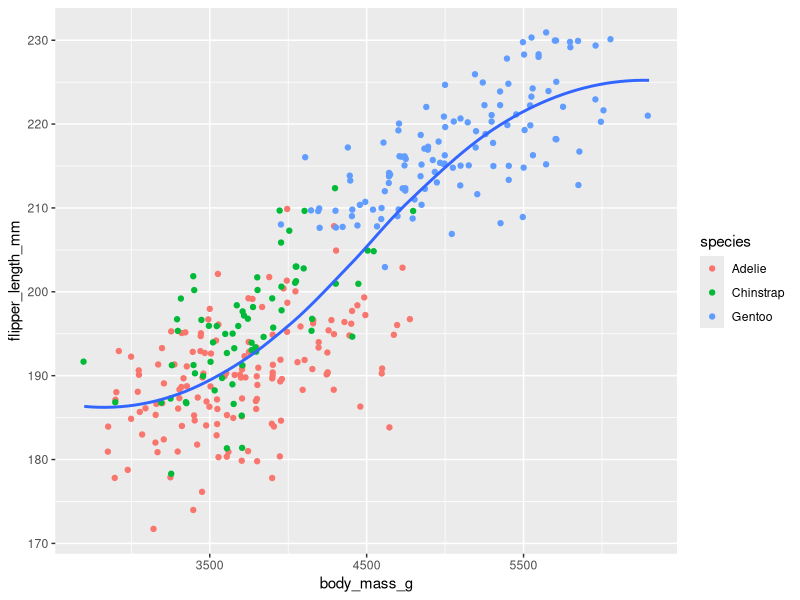
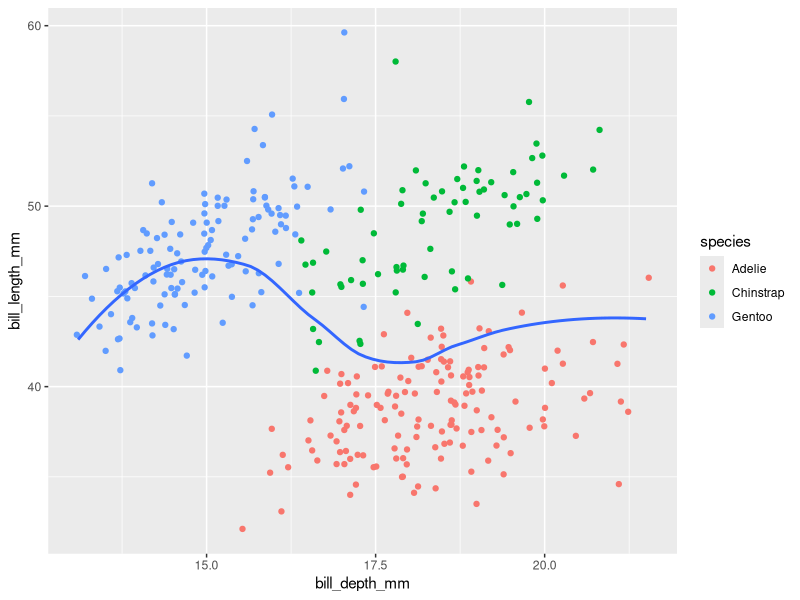
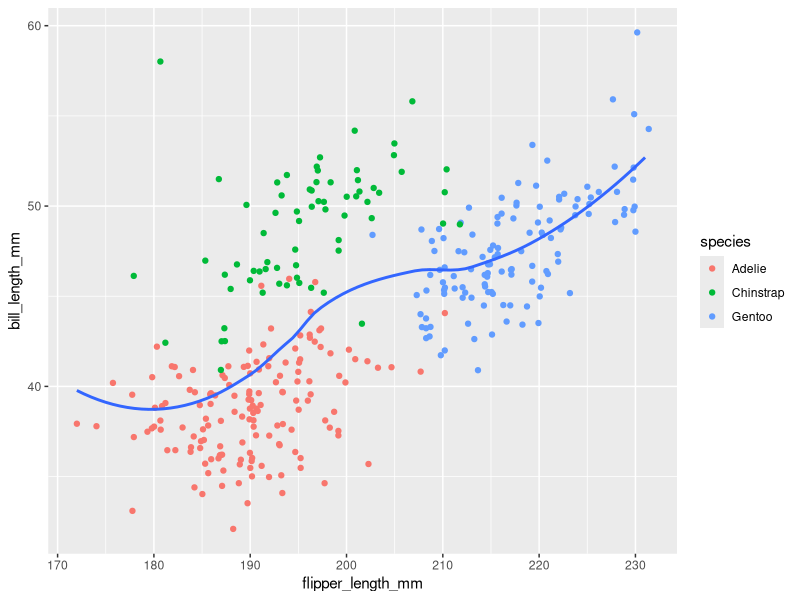
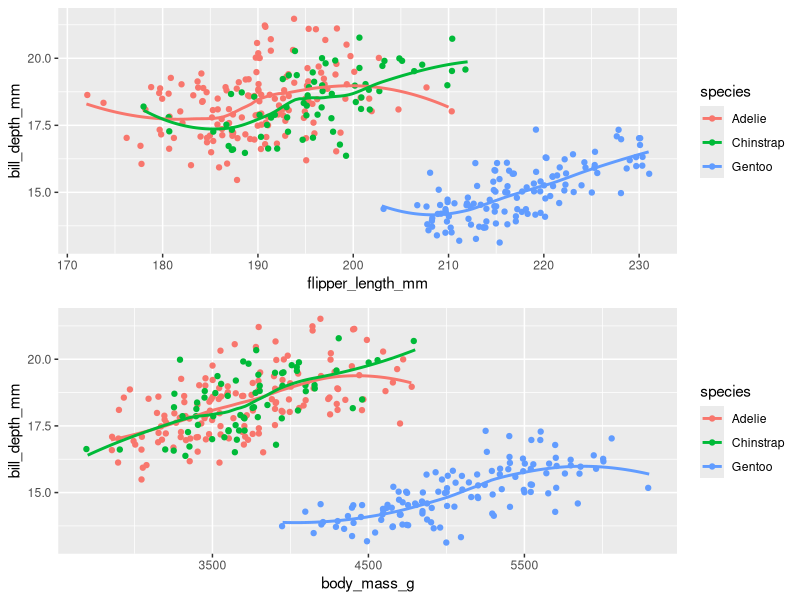
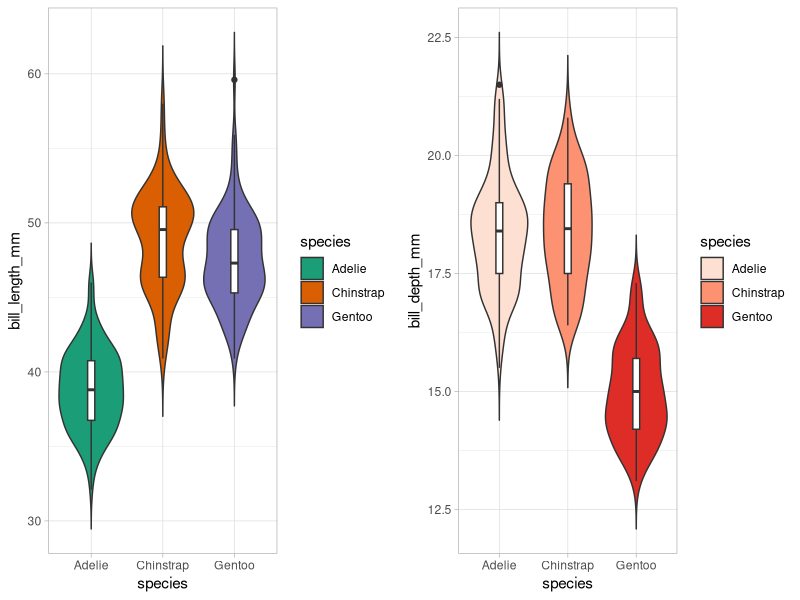
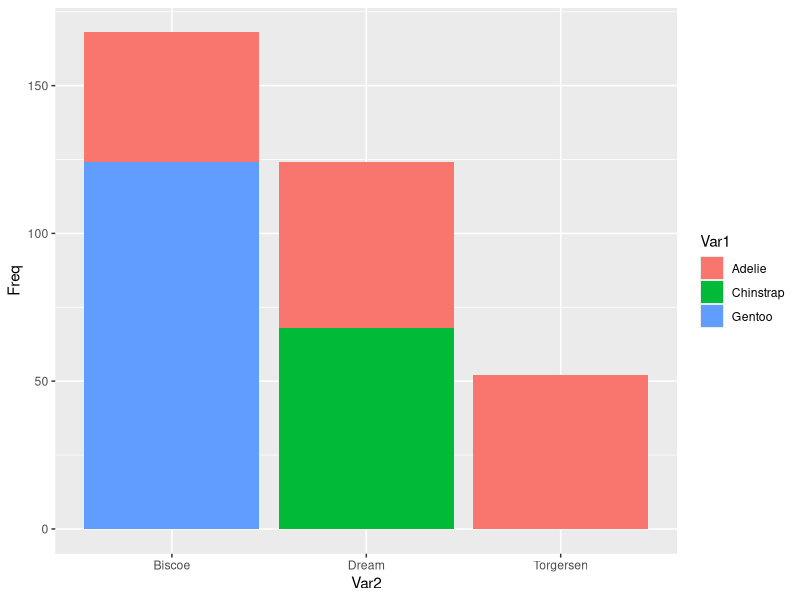
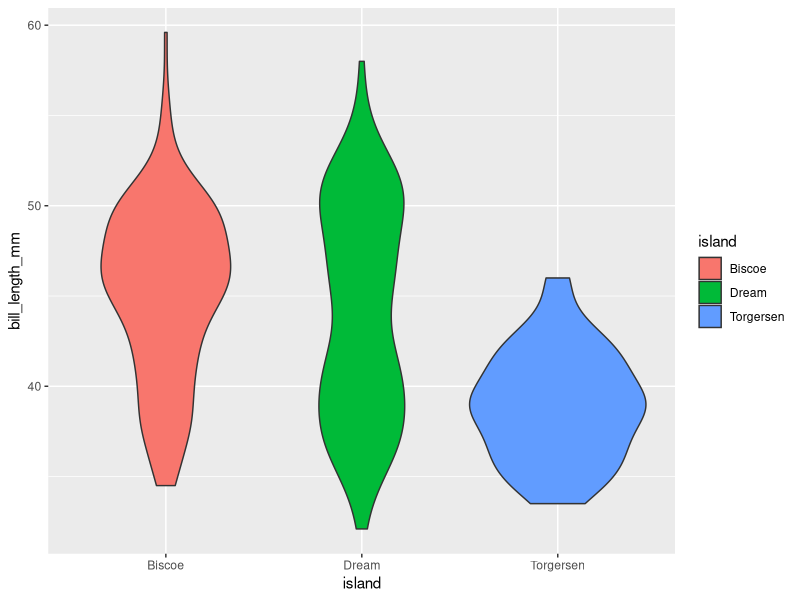
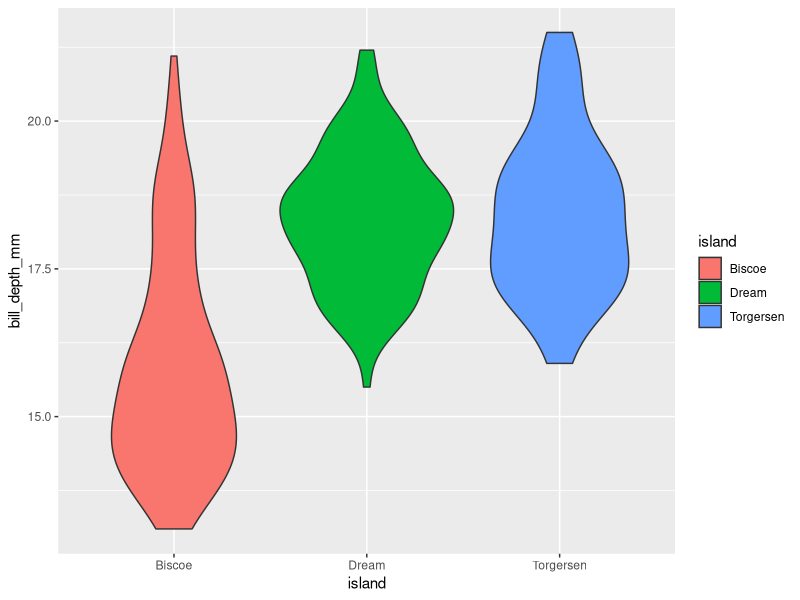

Recreate these plots in R, in order.
## ---- chunk 1
knitr::opts_chunk$set(echo = TRUE)
## ---- chunk 2
library(ggplot2)
library(GGally)
library(gridExtra)
library(rmarkdown)
pengu <- palmerpenguins::penguins
paged_table(pengu)
## ---- chunk 3
ggplot(data=pengu,aes(x=body_mass_g,y=flipper_length_mm,color = species ))+
  geom_jitter()+
  geom_smooth(se =F,inherit.aes = F,aes(x=body_mass_g,y=flipper_length_mm))
## ---- chunk 4

ggplot(data=pengu,aes(x=bill_depth_mm,y=bill_length_mm,color = species ))+
  geom_jitter()+
   geom_smooth(se =F,inherit.aes = F,aes(x=bill_depth_mm,y=bill_length_mm))

ggplot(data=pengu,aes(x=flipper_length_mm,y=bill_length_mm,color = species ))+
  geom_jitter()+
  geom_smooth(se =F,inherit.aes = F,aes(x=flipper_length_mm,y=bill_length_mm))


## ---- chunk 5

g1 <- ggplot(data=pengu,aes(x=flipper_length_mm,y=bill_depth_mm,color = species ))+
  geom_jitter()+
  geom_smooth(se=F)

g2 <- ggplot(data=pengu,aes(x=body_mass_g,y=bill_depth_mm,color = species ))+
  geom_jitter()+
  geom_smooth(se=F)

grid.arrange(g1,g2,ncol=1,nrow=2)
## ---- chunk 6
g3 <-  ggplot(data = pengu, aes(x = species,y=bill_length_mm,fill = species)) +
  geom_violin(trim = FALSE)+
  scale_fill_brewer(palette="Dark2") + theme_light()+
  geom_boxplot(width=0.1, fill="white")
  

g4 <- ggplot(data = pengu, aes(x = species,y=bill_depth_mm,fill = species)) +
  geom_violin(trim = FALSE) +
  scale_fill_brewer(palette="Reds") + theme_light()+
  geom_boxplot(width=0.1, fill="white")

grid.arrange(g3,g4,ncol=2,nrow=1)
## ---- chunk 7
tablaEspecies <- as.data.frame(table(pengu$species,pengu$island))
tablaEspecies

ggplot(data=tablaEspecies, aes(x=Var2,y=Freq,fill=Var1))+
  geom_bar(stat = "identity")

ggplot(data = pengu, aes(x = island,y=bill_length_mm,fill = island)) +
  geom_violin()

ggplot(data = pengu, aes(x = island,y=bill_depth_mm,fill = island)) +
  geom_violin()

## ---- chunk 8
ggplot(data = subset(pengu,!is.na(sex)), aes(x = sex,y=body_mass_g,fill = sex)) +
  geom_violin()
#Usamos subset para remover los na del grafico. Solo es para hacer un select del data frame.


ggplot(data = pengu, aes(x = species,y=body_mass_g,fill = species)) +
  geom_violin()
